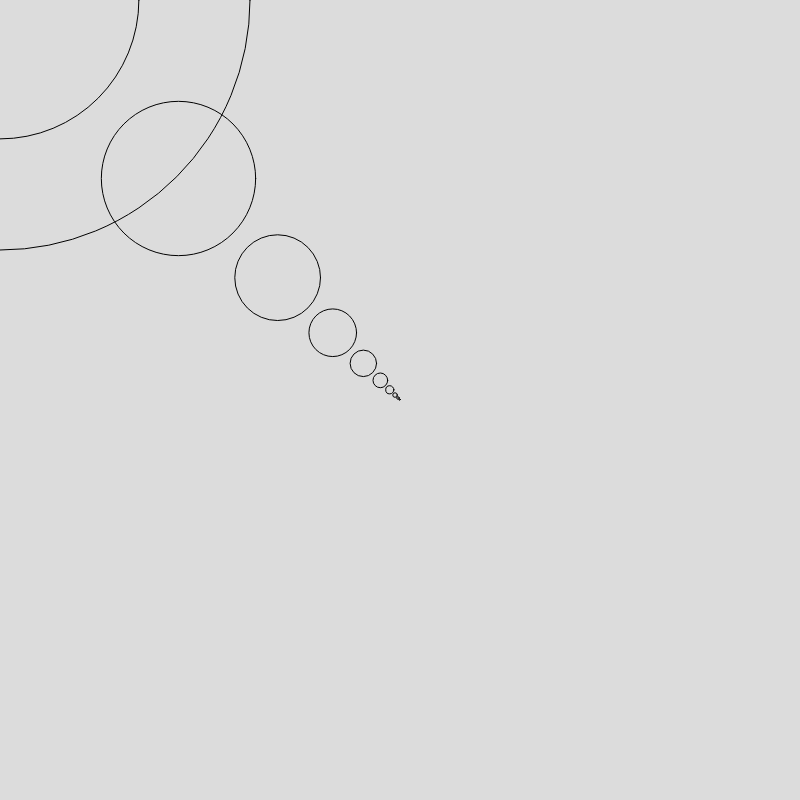
Frame 1 (no input)
Frame 60 (no input): identical to frame 1, image omitted
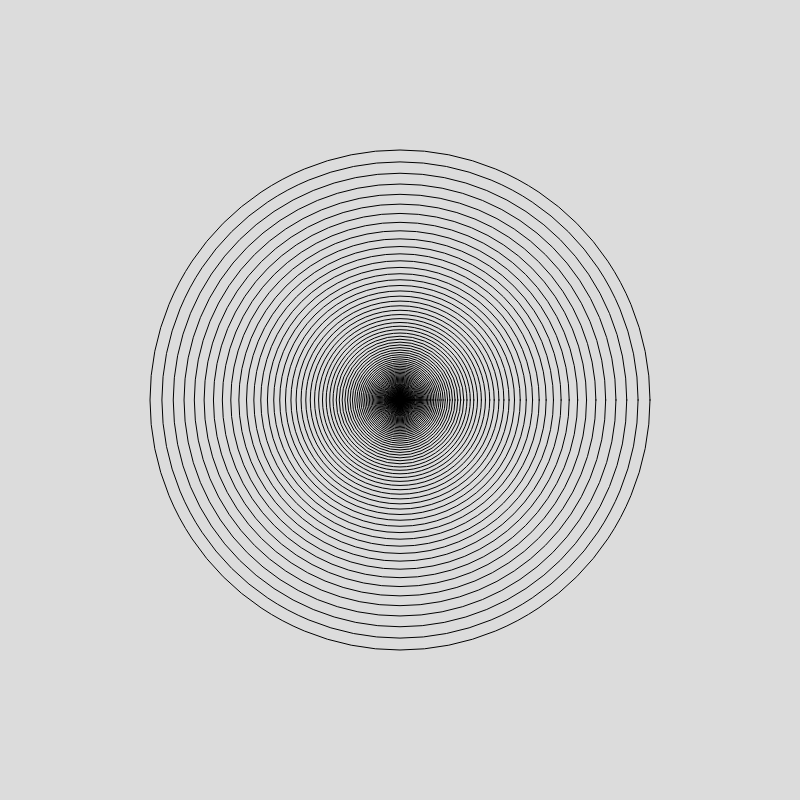
Frame 120 (the mouse pressed at the canvas centre since frame 60)

The p5.js sketch that drew these frames (run headless with seeded random() and noise() and a simulated clock; from frame 60 on, the mouse is pressed at the canvas centre):

// p5.js sketch
// ── sketch.js
var distance;
var mapped;
var xMapped;
var yMapped;

function drawCircle(x, y, dia) {
  ellipse(x, y, dia, dia);
  if (dia > 2) {
    xMapped = map(dia, 2, 500, width/2, mouseX)
    yMapped = map(dia, 2, 500, height/2, mouseY)
    //print(xMapped, yMapped)
    drawCircle(xMapped, yMapped, dia / mapped);
  }
}


function setup() {
  createCanvas(800, 800);
  background(220);
  noFill();
  //drawCircle(width/2, height/2, 300);
}

function draw() {
  background(220);
  distance = dist(width / 2, height / 2, mouseX, mouseY);
  mapped = map(distance, 0, (width * sqrt(2)) / 2, 1.05, 1.8);
  drawCircle(mouseX, mouseY, 500);
}
